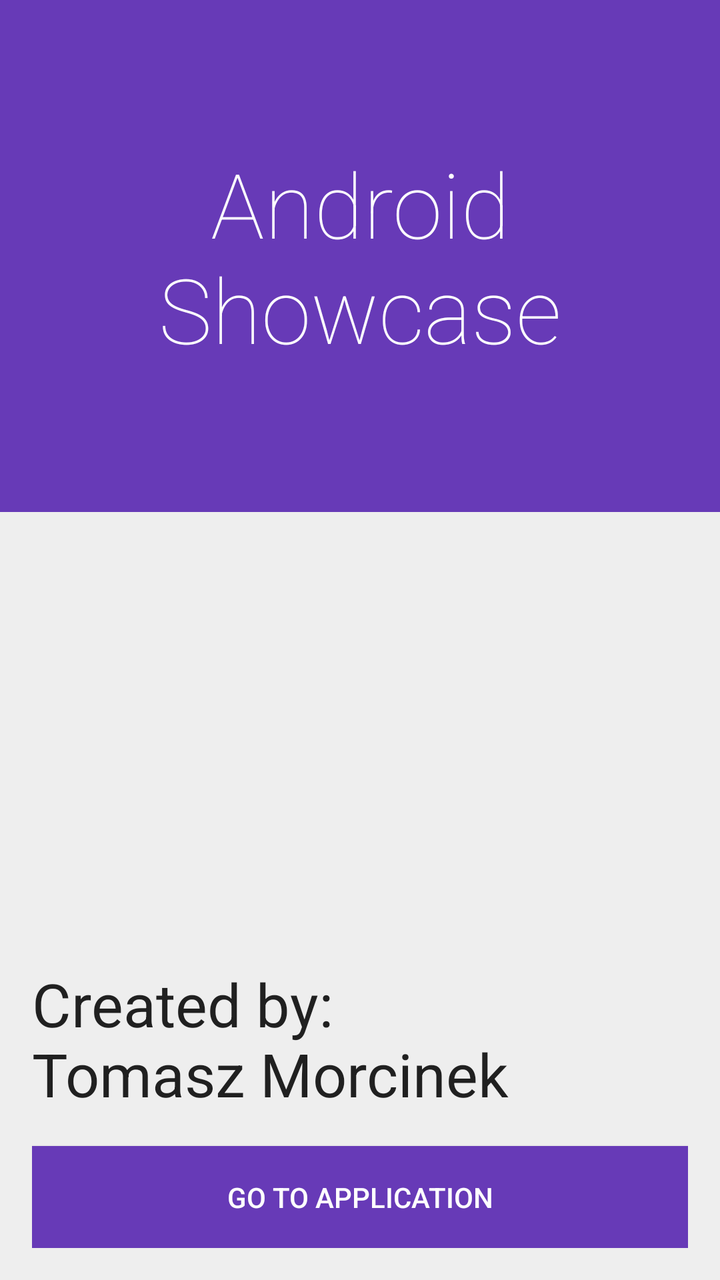
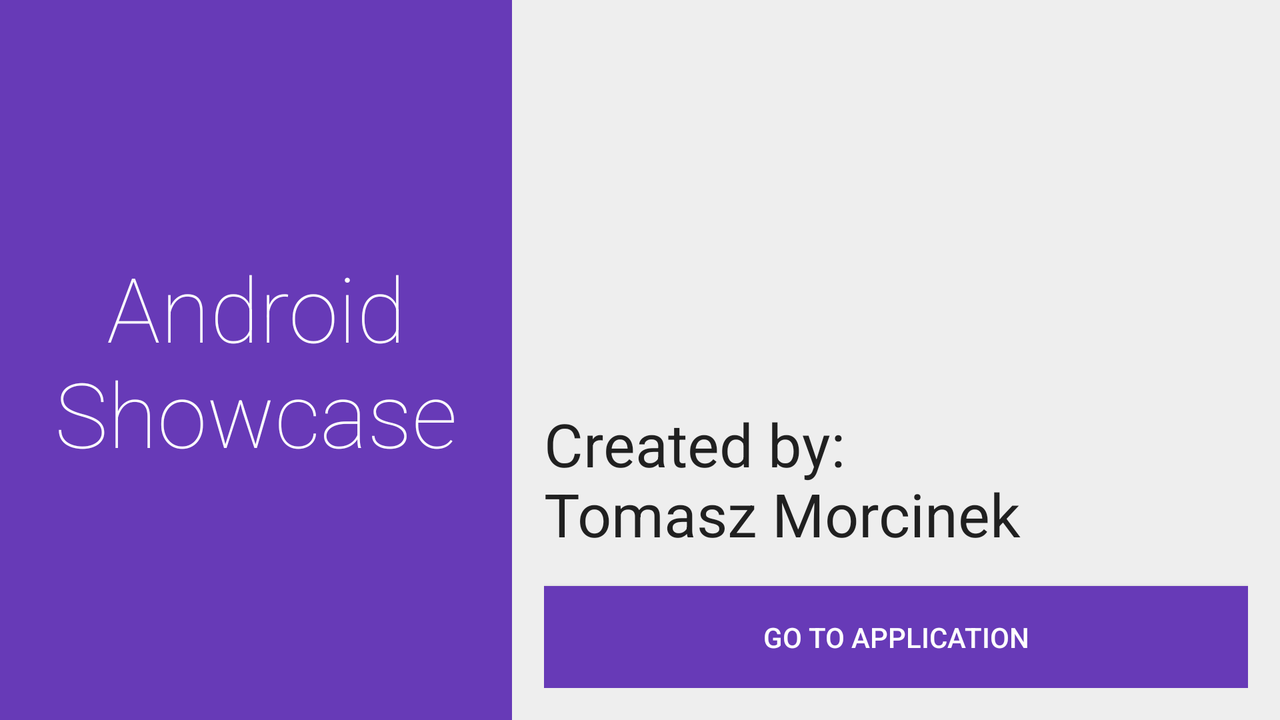

One screen, two layout resources from the same app: the default and the repository's alternative for another configuration. Each is rendered where Android would select it; the XML of both is given below.
<!-- AndroidManifest.xml: application theme AppTheme -->
<!-- res/layout/splash.xml -->
<FrameLayout xmlns:android="http://schemas.android.com/apk/res/android"
    android:layout_width="match_parent"
    android:layout_height="match_parent"
    android:background="@color/primary_dark">

    <LinearLayout
        android:layout_width="match_parent"
        android:layout_height="match_parent"
        android:orientation="vertical"
        android:background="@color/background">

        <include
            layout="@layout/splash_top"
            android:layout_width="match_parent"
            android:layout_height="0dp"
            android:layout_weight="2" />

        <include
            layout="@layout/splash_bottom"
            android:layout_width="match_parent"
            android:layout_height="0dp"
            android:layout_weight="3" />
    </LinearLayout>
</FrameLayout>
<!-- res/layout/splash_top.xml (included above) -->
<?xml version="1.0" encoding="utf-8"?>
<TextView xmlns:android="http://schemas.android.com/apk/res/android"
    xmlns:tools="http://schemas.android.com/tools"
    android:layout_width="wrap_content"
    android:layout_height="wrap_content"
    android:gravity="center"
    android:background="@color/primary"
    android:text="@string/app_name"
    android:textSize="45sp"
    android:textColor="@color/text_white"
    android:fontFamily="sans-serif-thin"
    tools:ignore="UnusedAttribute" />
<!-- res/layout/splash_bottom.xml (included above) -->
<?xml version="1.0" encoding="utf-8"?>
<LinearLayout xmlns:android="http://schemas.android.com/apk/res/android"
    xmlns:tools="http://schemas.android.com/tools"
    android:orientation="vertical"
    android:layout_width="match_parent"
    android:layout_height="wrap_content"
    android:paddingRight="@dimen/horizontal_margin"
    android:paddingLeft="@dimen/horizontal_margin"
    android:paddingTop="@dimen/vertical_margin"
    android:paddingBottom="@dimen/vertical_margin"
    android:gravity="center_horizontal|bottom">

    <TextView
        android:layout_width="match_parent"
        android:layout_height="wrap_content"
        android:paddingTop="@dimen/vertical_margin"
        android:paddingBottom="@dimen/vertical_margin"
        android:text="@string/splash_text"
        android:textSize="30sp" />

    <Button
        android:id="@+id/application_button"
        android:layout_height="wrap_content"
        android:layout_width="match_parent"
        android:paddingTop="@dimen/vertical_margin"
        android:paddingBottom="@dimen/vertical_margin"
        android:background="@drawable/primary_button_background"
        android:elevation="@dimen/button_elevation"
        android:text="@string/splash_application_button"
        android:textColor="@color/text_white"
        tools:ignore="UnusedAttribute" />
</LinearLayout>
<!-- resources referenced by this layout -->
<resources>
  <color name="background">#EEEEEE</color>
  <color name="primary">#673AB7</color>
  <color name="primary_dark">#512DA8</color>
  <color name="text_white">#FEFEFE</color>
  <dimen name="button_elevation">4dp</dimen>
  <dimen name="horizontal_margin">16dp</dimen>
  <dimen name="vertical_margin">16dp</dimen>
  <!-- drawable primary_button_background (drawable) -->
  <selector xmlns:android="http://schemas.android.com/apk/res/android" android:exitFadeDuration="@android:integer/config_mediumAnimTime" android:enterFadeDuration="@android:integer/config_mediumAnimTime">
      <item android:drawable="@color/primary_dark" android:state_selected="true" />
      <item android:drawable="@color/primary_dark" android:state_pressed="true" />
      <item android:drawable="@color/primary" />
  </selector>
  <string name="app_name">Android Showcase</string>
  <string name="splash_application_button">Go to Application</string>
  <string name="splash_text">Created by:\nTomasz Morcinek</string>
  <!-- from res/values-v21/ -->
  <style name="AppTheme" parent="BaseTheme" />
  <style name="BaseTheme" parent="Theme.AppCompat.NoActionBar">
          
          <item name="colorPrimary">@color/primary</item>
  
          
          <item name="colorPrimaryDark">@color/primary_dark</item>
  
          
          <item name="colorAccent">@color/accent</item>
  
          <item name="android:windowBackground">@color/background</item>
          <item name="android:textColor">@color/text</item>
      </style>
  <color name="accent">#F44336</color>
  <color name="text">#DD000000</color>`
</resources>
<!-- res/layout-land/splash.xml (the repository's variant of the layout above) -->
<!-- drawn on the phone turned sideways -->
<FrameLayout xmlns:android="http://schemas.android.com/apk/res/android"
    android:layout_width="match_parent"
    android:layout_height="match_parent"
    android:background="@color/primary_dark">

    <LinearLayout
        android:layout_width="match_parent"
        android:layout_height="match_parent"
        android:orientation="horizontal"
        android:background="@color/background">

        <include
            layout="@layout/splash_top"
            android:layout_height="match_parent"
            android:layout_width="0dp"
            android:layout_weight="2" />

        <include
            layout="@layout/splash_bottom"
            android:layout_height="match_parent"
            android:layout_width="0dp"
            android:layout_weight="3" />
    </LinearLayout>
</FrameLayout>
